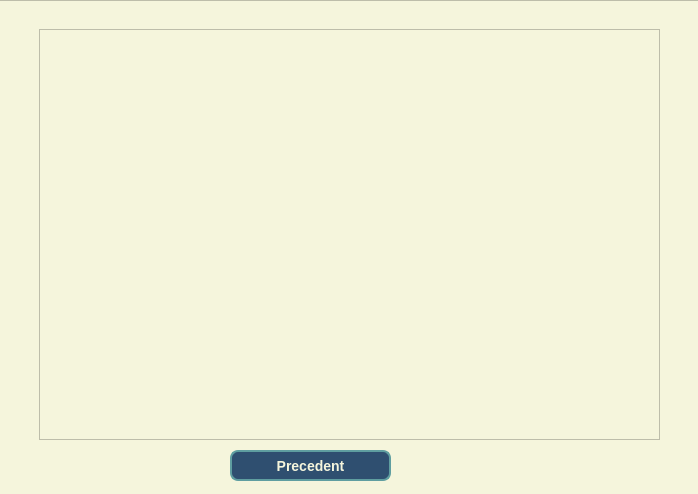
<?xml version="1.0" encoding="UTF-8"?>
<ui version="4.0">
 <class>Page1</class>
 <widget class="QWidget" name="Page1">
  <property name="geometry">
   <rect>
    <x>0</x>
    <y>0</y>
    <width>698</width>
    <height>494</height>
   </rect>
  </property>
  <property name="windowTitle">
   <string>Form</string>
  </property>
  <widget class="QFrame" name="frame">
   <property name="geometry">
    <rect>
     <x>-10</x>
     <y>0</y>
     <width>721</width>
     <height>501</height>
    </rect>
   </property>
   <property name="styleSheet">
    <string notr="true">background-color: rgb(245, 245, 220); /* Light gray */
</string>
   </property>
   <property name="frameShape">
    <enum>QFrame::Shape::StyledPanel</enum>
   </property>
   <property name="frameShadow">
    <enum>QFrame::Shadow::Raised</enum>
   </property>
   <widget class="QStackedWidget" name="stackedWidget">
    <property name="geometry">
     <rect>
      <x>0</x>
      <y>0</y>
      <width>721</width>
      <height>491</height>
     </rect>
    </property>
    <property name="currentIndex">
     <number>4</number>
    </property>
    <widget class="QWidget" name="Page_1">
     <property name="styleSheet">
      <string notr="true">color:black</string>
     </property>
     <widget class="QFrame" name="frame_2">
      <property name="geometry">
       <rect>
        <x>0</x>
        <y>0</y>
        <width>811</width>
        <height>601</height>
       </rect>
      </property>
      <property name="frameShape">
       <enum>QFrame::Shape::StyledPanel</enum>
      </property>
      <property name="frameShadow">
       <enum>QFrame::Shadow::Raised</enum>
      </property>
      <widget class="QLabel" name="label_3">
       <property name="geometry">
        <rect>
         <x>210</x>
         <y>120</y>
         <width>361</width>
         <height>51</height>
        </rect>
       </property>
       <property name="styleSheet">
        <string notr="true">color: #2F4F70;   /* Steel Blue (A darker blue) */

font-size: 18px;  /* Font size */
font-weight: bold;  /* Bold text */
</string>
       </property>
       <property name="text">
        <string>   Choisis un problème à resoudre </string>
       </property>
       <property name="margin">
        <number>-6</number>
       </property>
      </widget>
      <widget class="QPushButton" name="Tours">
       <property name="geometry">
        <rect>
         <x>200</x>
         <y>190</y>
         <width>311</width>
         <height>71</height>
        </rect>
       </property>
       <property name="styleSheet">
        <string notr="true">QPushButton {
   background-color:#2F4F70; 
   color: rgb(245, 245, 220);               /* White text */
    font-size: 14px;            /* Font size */
    font-weight: bold;          /* Bold text */
    border: 2px solid #5F9EA0;  /* Border with a lighter blue color */
    border-radius: 8px;         /* Rounded corners */
    padding: 10px 20px;         /* Padding inside the button */
}

QPushButton:hover {
    background-color: #5F9EA0;  /* Lighter Blue when hovered */
    border: 2px solid #4682B4;  /* Darker border on hover */
}

QPushButton:pressed {
    background-color: #4169E1;  /* Royal Blue when pressed */
    border: 2px solid #3A75A3;  /* Darker border when pressed */
}

QPushButton:disabled {
    background-color: #A9A9A9;  /* Grey background for disabled button */
    color: #7F7F7F;              /* Grey text for disabled button */
    border: 2px solid #D3D3D3;   /* Light border for disabled button */
}
</string>
       </property>
       <property name="text">
        <string>Couverture des tours</string>
       </property>
       <property name="flat">
        <bool>false</bool>
       </property>
      </widget>
      <widget class="QPushButton" name="pushButton_6">
       <property name="geometry">
        <rect>
         <x>200</x>
         <y>310</y>
         <width>311</width>
         <height>71</height>
        </rect>
       </property>
       <property name="styleSheet">
        <string notr="true">QPushButton {
   background-color:#2F4F70; 
   color:rgb(245, 245, 220);            /* White text */
    font-size: 14px;            /* Font size */
    font-weight: bold;          /* Bold text */
    border: 2px solid #5F9EA0;  /* Border with a lighter blue color */
    border-radius: 8px;         /* Rounded corners */
    padding: 10px 20px;         /* Padding inside the button */
}

QPushButton:hover {
    background-color: #5F9EA0;  /* Lighter Blue when hovered */
    border: 2px solid #4682B4;  /* Darker border on hover */
}

QPushButton:pressed {
    background-color: #4169E1;  /* Royal Blue when pressed */
    border: 2px solid #3A75A3;  /* Darker border when pressed */
}

QPushButton:disabled {
    background-color: #A9A9A9;  /* Grey background for disabled button */
    color: #7F7F7F;              /* Grey text for disabled button */
    border: 2px solid #D3D3D3;   /* Light border for disabled button */
}
</string>
       </property>
       <property name="text">
        <string>Couverture des tours</string>
       </property>
      </widget>
     </widget>
    </widget>
    <widget class="QWidget" name="page_2">
     <widget class="QFrame" name="frame_3">
      <property name="geometry">
       <rect>
        <x>10</x>
        <y>10</y>
        <width>721</width>
        <height>491</height>
       </rect>
      </property>
      <property name="frameShape">
       <enum>QFrame::Shape::StyledPanel</enum>
      </property>
      <property name="frameShadow">
       <enum>QFrame::Shadow::Raised</enum>
      </property>
      <widget class="QTextEdit" name="textEdit">
       <property name="geometry">
        <rect>
         <x>160</x>
         <y>70</y>
         <width>131</width>
         <height>31</height>
        </rect>
       </property>
       <property name="styleSheet">
        <string notr="true">background-color:white;</string>
       </property>
       <property name="html">
        <string>&lt;!DOCTYPE HTML PUBLIC &quot;-//W3C//DTD HTML 4.0//EN&quot; &quot;http://www.w3.org/TR/REC-html40/strict.dtd&quot;&gt;
&lt;html&gt;&lt;head&gt;&lt;meta name=&quot;qrichtext&quot; content=&quot;1&quot; /&gt;&lt;meta charset=&quot;utf-8&quot; /&gt;&lt;style type=&quot;text/css&quot;&gt;
p, li { white-space: pre-wrap; }
hr { height: 1px; border-width: 0; }
li.unchecked::marker { content: &quot;\2610&quot;; }
li.checked::marker { content: &quot;\2612&quot;; }
&lt;/style&gt;&lt;/head&gt;&lt;body style=&quot; font-family:'Segoe UI'; font-size:9.75pt; font-weight:400; font-style:normal;&quot;&gt;
&lt;p style=&quot;-qt-paragraph-type:empty; margin-top:0px; margin-bottom:0px; margin-left:0px; margin-right:0px; -qt-block-indent:0; text-indent:0px;&quot;&gt;&lt;br /&gt;&lt;/p&gt;&lt;/body&gt;&lt;/html&gt;</string>
       </property>
      </widget>
      <widget class="QLabel" name="label_5">
       <property name="geometry">
        <rect>
         <x>340</x>
         <y>50</y>
         <width>131</width>
         <height>18</height>
        </rect>
       </property>
       <property name="styleSheet">
        <string notr="true">color: #1E3A8A;  /* A bold, deep blue (Tailwind's blue-900) */

font-size: 16px;
</string>
       </property>
       <property name="text">
        <string>Regions Number</string>
       </property>
      </widget>
      <widget class="QTextEdit" name="textEdit_2">
       <property name="geometry">
        <rect>
         <x>340</x>
         <y>70</y>
         <width>131</width>
         <height>31</height>
        </rect>
       </property>
       <property name="styleSheet">
        <string notr="true">background-color:white;</string>
       </property>
       <property name="html">
        <string>&lt;!DOCTYPE HTML PUBLIC &quot;-//W3C//DTD HTML 4.0//EN&quot; &quot;http://www.w3.org/TR/REC-html40/strict.dtd&quot;&gt;
&lt;html&gt;&lt;head&gt;&lt;meta name=&quot;qrichtext&quot; content=&quot;1&quot; /&gt;&lt;meta charset=&quot;utf-8&quot; /&gt;&lt;style type=&quot;text/css&quot;&gt;
p, li { white-space: pre-wrap; }
hr { height: 1px; border-width: 0; }
li.unchecked::marker { content: &quot;\2610&quot;; }
li.checked::marker { content: &quot;\2612&quot;; }
&lt;/style&gt;&lt;/head&gt;&lt;body style=&quot; font-family:'Segoe UI'; font-size:9.75pt; font-weight:400; font-style:normal;&quot;&gt;
&lt;p style=&quot;-qt-paragraph-type:empty; margin-top:0px; margin-bottom:0px; margin-left:0px; margin-right:0px; -qt-block-indent:0; text-indent:0px;&quot;&gt;&lt;br /&gt;&lt;/p&gt;&lt;/body&gt;&lt;/html&gt;</string>
       </property>
      </widget>
      <widget class="QPushButton" name="Ajouter">
       <property name="geometry">
        <rect>
         <x>530</x>
         <y>70</y>
         <width>81</width>
         <height>31</height>
        </rect>
       </property>
       <property name="styleSheet">
        <string notr="true">QPushButton {
   background-color:#2F4F70; 
   color:rgb(245, 245, 220);            /* White text */
    font-size: 14px;            /* Font size */
    font-weight: bold;          /* Bold text */
    border: 2px solid #5F9EA0;  /* Border with a lighter blue color */
    border-radius: 8px;         /* Rounded corners */

}

QPushButton:hover {
    background-color: #5F9EA0;  /* Lighter Blue when hovered */
    border: 2px solid #4682B4;  /* Darker border on hover */
}

QPushButton:pressed {
    background-color: #4169E1;  /* Royal Blue when pressed */
    border: 2px solid #3A75A3;  /* Darker border when pressed */
}

QPushButton:disabled {
    background-color: #A9A9A9;  /* Grey background for disabled button */
    color: #7F7F7F;              /* Grey text for disabled button */
    border: 2px solid #D3D3D3;   /* Light border for disabled button */
}
</string>
       </property>
       <property name="text">
        <string>Ajouter</string>
       </property>
      </widget>
      <widget class="QLabel" name="label_6">
       <property name="geometry">
        <rect>
         <x>160</x>
         <y>50</y>
         <width>131</width>
         <height>18</height>
        </rect>
       </property>
       <property name="styleSheet">
        <string notr="true">color: #1E3A8A;  /* A bold, deep blue (Tailwind's blue-900) */

font-size: 16px;
</string>
       </property>
       <property name="text">
        <string>Tours Number</string>
       </property>
      </widget>
      <widget class="QTableView" name="tableView">
       <property name="geometry">
        <rect>
         <x>170</x>
         <y>160</y>
         <width>391</width>
         <height>192</height>
        </rect>
       </property>
      </widget>
      <widget class="QPushButton" name="Suivant_p2">
       <property name="geometry">
        <rect>
         <x>510</x>
         <y>400</y>
         <width>161</width>
         <height>31</height>
        </rect>
       </property>
       <property name="styleSheet">
        <string notr="true">QPushButton {
   background-color:#2F4F70; 
   color:rgb(245, 245, 220);            /* White text */
    font-size: 14px;            /* Font size */
    font-weight: bold;          /* Bold text */
    border: 2px solid #5F9EA0;  /* Border with a lighter blue color */
    border-radius: 8px;         /* Rounded corners */

}

QPushButton:hover {
    background-color: #5F9EA0;  /* Lighter Blue when hovered */
    border: 2px solid #4682B4;  /* Darker border on hover */
}

QPushButton:pressed {
    background-color: #4169E1;  /* Royal Blue when pressed */
    border: 2px solid #3A75A3;  /* Darker border when pressed */
}

QPushButton:disabled {
    background-color: #A9A9A9;  /* Grey background for disabled button */
    color: #7F7F7F;              /* Grey text for disabled button */
    border: 2px solid #D3D3D3;   /* Light border for disabled button */
}
</string>
       </property>
       <property name="text">
        <string>Suivant</string>
       </property>
      </widget>
      <widget class="QPushButton" name="precedent_p2">
       <property name="geometry">
        <rect>
         <x>40</x>
         <y>390</y>
         <width>161</width>
         <height>31</height>
        </rect>
       </property>
       <property name="styleSheet">
        <string notr="true">QPushButton {
   background-color:#2F4F70; 
   color:rgb(245, 245, 220);            /* White text */
    font-size: 14px;            /* Font size */
    font-weight: bold;          /* Bold text */
    border: 2px solid #5F9EA0;  /* Border with a lighter blue color */
    border-radius: 8px;         /* Rounded corners */

}

QPushButton:hover {
    background-color: #5F9EA0;  /* Lighter Blue when hovered */
    border: 2px solid #4682B4;  /* Darker border on hover */
}

QPushButton:pressed {
    background-color: #4169E1;  /* Royal Blue when pressed */
    border: 2px solid #3A75A3;  /* Darker border when pressed */
}

QPushButton:disabled {
    background-color: #A9A9A9;  /* Grey background for disabled button */
    color: #7F7F7F;              /* Grey text for disabled button */
    border: 2px solid #D3D3D3;   /* Light border for disabled button */
}
</string>
       </property>
       <property name="text">
        <string>Precedent</string>
       </property>
      </widget>
     </widget>
    </widget>
    <widget class="QWidget" name="page_3">
     <widget class="QFrame" name="frame_4">
      <property name="geometry">
       <rect>
        <x>10</x>
        <y>0</y>
        <width>741</width>
        <height>541</height>
       </rect>
      </property>
      <property name="frameShape">
       <enum>QFrame::Shape::StyledPanel</enum>
      </property>
      <property name="frameShadow">
       <enum>QFrame::Shadow::Raised</enum>
      </property>
      <widget class="QPushButton" name="suivant_3">
       <property name="geometry">
        <rect>
         <x>430</x>
         <y>380</y>
         <width>161</width>
         <height>31</height>
        </rect>
       </property>
       <property name="styleSheet">
        <string notr="true">QPushButton {
   background-color:#2F4F70; 
   color:rgb(245, 245, 220);            /* White text */
    font-size: 14px;            /* Font size */
    font-weight: bold;          /* Bold text */
    border: 2px solid #5F9EA0;  /* Border with a lighter blue color */
    border-radius: 8px;         /* Rounded corners */

}

QPushButton:hover {
    background-color: #5F9EA0;  /* Lighter Blue when hovered */
    border: 2px solid #4682B4;  /* Darker border on hover */
}

QPushButton:pressed {
    background-color: #4169E1;  /* Royal Blue when pressed */
    border: 2px solid #3A75A3;  /* Darker border when pressed */
}

QPushButton:disabled {
    background-color: #A9A9A9;  /* Grey background for disabled button */
    color: #7F7F7F;              /* Grey text for disabled button */
    border: 2px solid #D3D3D3;   /* Light border for disabled button */
}
</string>
       </property>
       <property name="text">
        <string>Suivant</string>
       </property>
      </widget>
      <widget class="QScrollArea" name="scrollArea_3">
       <property name="geometry">
        <rect>
         <x>60</x>
         <y>50</y>
         <width>621</width>
         <height>301</height>
        </rect>
       </property>
       <property name="widgetResizable">
        <bool>true</bool>
       </property>
       <widget class="QWidget" name="scrollAreaWidgetContents_3">
        <property name="geometry">
         <rect>
          <x>0</x>
          <y>0</y>
          <width>619</width>
          <height>299</height>
         </rect>
        </property>
        <widget class="QTableView" name="tableView_3">
         <property name="geometry">
          <rect>
           <x>0</x>
           <y>0</y>
           <width>621</width>
           <height>291</height>
          </rect>
         </property>
        </widget>
       </widget>
      </widget>
      <widget class="QPushButton" name="precedent_p3">
       <property name="geometry">
        <rect>
         <x>100</x>
         <y>380</y>
         <width>161</width>
         <height>31</height>
        </rect>
       </property>
       <property name="styleSheet">
        <string notr="true">QPushButton {
   background-color:#2F4F70; 
   color:rgb(245, 245, 220);            /* White text */
    font-size: 14px;            /* Font size */
    font-weight: bold;          /* Bold text */
    border: 2px solid #5F9EA0;  /* Border with a lighter blue color */
    border-radius: 8px;         /* Rounded corners */

}

QPushButton:hover {
    background-color: #5F9EA0;  /* Lighter Blue when hovered */
    border: 2px solid #4682B4;  /* Darker border on hover */
}

QPushButton:pressed {
    background-color: #4169E1;  /* Royal Blue when pressed */
    border: 2px solid #3A75A3;  /* Darker border when pressed */
}

QPushButton:disabled {
    background-color: #A9A9A9;  /* Grey background for disabled button */
    color: #7F7F7F;              /* Grey text for disabled button */
    border: 2px solid #D3D3D3;   /* Light border for disabled button */
}
</string>
       </property>
       <property name="text">
        <string>Precedent</string>
       </property>
      </widget>
     </widget>
    </widget>
    <widget class="QWidget" name="page_4">
     <widget class="QFrame" name="frame_5">
      <property name="geometry">
       <rect>
        <x>20</x>
        <y>0</y>
        <width>711</width>
        <height>501</height>
       </rect>
      </property>
      <property name="frameShape">
       <enum>QFrame::Shape::StyledPanel</enum>
      </property>
      <property name="frameShadow">
       <enum>QFrame::Shadow::Raised</enum>
      </property>
      <widget class="QLabel" name="label_9">
       <property name="geometry">
        <rect>
         <x>280</x>
         <y>30</y>
         <width>131</width>
         <height>18</height>
        </rect>
       </property>
       <property name="styleSheet">
        <string notr="true">color: #1E3A8A;  /* A bold, deep blue (Tailwind's blue-900) */

font-size: 16px;
</string>
       </property>
       <property name="text">
        <string>Budget</string>
       </property>
      </widget>
      <widget class="QTextEdit" name="textEdit_6">
       <property name="geometry">
        <rect>
         <x>240</x>
         <y>50</y>
         <width>131</width>
         <height>31</height>
        </rect>
       </property>
       <property name="styleSheet">
        <string notr="true">background-color:white;</string>
       </property>
       <property name="html">
        <string>&lt;!DOCTYPE HTML PUBLIC &quot;-//W3C//DTD HTML 4.0//EN&quot; &quot;http://www.w3.org/TR/REC-html40/strict.dtd&quot;&gt;
&lt;html&gt;&lt;head&gt;&lt;meta name=&quot;qrichtext&quot; content=&quot;1&quot; /&gt;&lt;meta charset=&quot;utf-8&quot; /&gt;&lt;style type=&quot;text/css&quot;&gt;
p, li { white-space: pre-wrap; }
hr { height: 1px; border-width: 0; }
li.unchecked::marker { content: &quot;\2610&quot;; }
li.checked::marker { content: &quot;\2612&quot;; }
&lt;/style&gt;&lt;/head&gt;&lt;body style=&quot; font-family:'Segoe UI'; font-size:9.75pt; font-weight:400; font-style:normal;&quot;&gt;
&lt;p style=&quot;-qt-paragraph-type:empty; margin-top:0px; margin-bottom:0px; margin-left:0px; margin-right:0px; -qt-block-indent:0; text-indent:0px;&quot;&gt;&lt;br /&gt;&lt;/p&gt;&lt;/body&gt;&lt;/html&gt;</string>
       </property>
      </widget>
      <widget class="QPushButton" name="Suivant_4">
       <property name="geometry">
        <rect>
         <x>450</x>
         <y>430</y>
         <width>161</width>
         <height>31</height>
        </rect>
       </property>
       <property name="styleSheet">
        <string notr="true">QPushButton {
   background-color:#2F4F70; 
   color:rgb(245, 245, 220);            /* White text */
    font-size: 14px;            /* Font size */
    font-weight: bold;          /* Bold text */
    border: 2px solid #5F9EA0;  /* Border with a lighter blue color */
    border-radius: 8px;         /* Rounded corners */

}

QPushButton:hover {
    background-color: #5F9EA0;  /* Lighter Blue when hovered */
    border: 2px solid #4682B4;  /* Darker border on hover */
}

QPushButton:pressed {
    background-color: #4169E1;  /* Royal Blue when pressed */
    border: 2px solid #3A75A3;  /* Darker border when pressed */
}

QPushButton:disabled {
    background-color: #A9A9A9;  /* Grey background for disabled button */
    color: #7F7F7F;              /* Grey text for disabled button */
    border: 2px solid #D3D3D3;   /* Light border for disabled button */
}
</string>
       </property>
       <property name="text">
        <string>Suivant</string>
       </property>
      </widget>
      <widget class="QScrollArea" name="scrollArea_2">
       <property name="geometry">
        <rect>
         <x>30</x>
         <y>100</y>
         <width>591</width>
         <height>311</height>
        </rect>
       </property>
       <property name="widgetResizable">
        <bool>true</bool>
       </property>
       <widget class="QWidget" name="scrollAreaWidgetContents_2">
        <property name="geometry">
         <rect>
          <x>0</x>
          <y>0</y>
          <width>589</width>
          <height>309</height>
         </rect>
        </property>
        <widget class="QTableView" name="tableView_4">
         <property name="geometry">
          <rect>
           <x>0</x>
           <y>0</y>
           <width>581</width>
           <height>301</height>
          </rect>
         </property>
        </widget>
       </widget>
      </widget>
      <widget class="QPushButton" name="precedent_p4">
       <property name="geometry">
        <rect>
         <x>40</x>
         <y>430</y>
         <width>161</width>
         <height>31</height>
        </rect>
       </property>
       <property name="styleSheet">
        <string notr="true">QPushButton {
   background-color:#2F4F70; 
   color:rgb(245, 245, 220);            /* White text */
    font-size: 14px;            /* Font size */
    font-weight: bold;          /* Bold text */
    border: 2px solid #5F9EA0;  /* Border with a lighter blue color */
    border-radius: 8px;         /* Rounded corners */

}

QPushButton:hover {
    background-color: #5F9EA0;  /* Lighter Blue when hovered */
    border: 2px solid #4682B4;  /* Darker border on hover */
}

QPushButton:pressed {
    background-color: #4169E1;  /* Royal Blue when pressed */
    border: 2px solid #3A75A3;  /* Darker border when pressed */
}

QPushButton:disabled {
    background-color: #A9A9A9;  /* Grey background for disabled button */
    color: #7F7F7F;              /* Grey text for disabled button */
    border: 2px solid #D3D3D3;   /* Light border for disabled button */
}
</string>
       </property>
       <property name="text">
        <string>Precedent</string>
       </property>
      </widget>
     </widget>
    </widget>
    <widget class="QWidget" name="page_5">
     <widget class="QFrame" name="frame_6">
      <property name="geometry">
       <rect>
        <x>0</x>
        <y>0</y>
        <width>711</width>
        <height>531</height>
       </rect>
      </property>
      <property name="frameShape">
       <enum>QFrame::Shape::StyledPanel</enum>
      </property>
      <property name="frameShadow">
       <enum>QFrame::Shadow::Raised</enum>
      </property>
      <widget class="QScrollArea" name="scrollArea">
       <property name="geometry">
        <rect>
         <x>49</x>
         <y>29</y>
         <width>621</width>
         <height>411</height>
        </rect>
       </property>
       <property name="widgetResizable">
        <bool>true</bool>
       </property>
       <widget class="QWidget" name="scrollAreaWidgetContents">
        <property name="geometry">
         <rect>
          <x>0</x>
          <y>0</y>
          <width>619</width>
          <height>409</height>
         </rect>
        </property>
       </widget>
      </widget>
      <widget class="QPushButton" name="precedent_p5">
       <property name="geometry">
        <rect>
         <x>240</x>
         <y>450</y>
         <width>161</width>
         <height>31</height>
        </rect>
       </property>
       <property name="styleSheet">
        <string notr="true">QPushButton {
   background-color:#2F4F70; 
   color:rgb(245, 245, 220);            /* White text */
    font-size: 14px;            /* Font size */
    font-weight: bold;          /* Bold text */
    border: 2px solid #5F9EA0;  /* Border with a lighter blue color */
    border-radius: 8px;         /* Rounded corners */

}

QPushButton:hover {
    background-color: #5F9EA0;  /* Lighter Blue when hovered */
    border: 2px solid #4682B4;  /* Darker border on hover */
}

QPushButton:pressed {
    background-color: #4169E1;  /* Royal Blue when pressed */
    border: 2px solid #3A75A3;  /* Darker border when pressed */
}

QPushButton:disabled {
    background-color: #A9A9A9;  /* Grey background for disabled button */
    color: #7F7F7F;              /* Grey text for disabled button */
    border: 2px solid #D3D3D3;   /* Light border for disabled button */
}
</string>
       </property>
       <property name="text">
        <string>Precedent</string>
       </property>
      </widget>
     </widget>
    </widget>
   </widget>
  </widget>
 </widget>
 <resources/>
 <connections/>
</ui>
